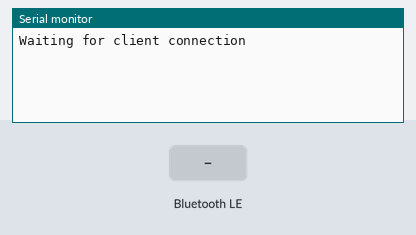
Simulated run of this sketch. Board: ESP32. Shown: the last lines printed to the serial monitor. The test bench sets the inputs (shaded band). Nothing arrives over Bluetooth unless stated; a phone connects over Bluetooth LE 3 s after start.

Above: at 1.2 s.
1.3 s: Bluetooth LE write "5" received
At 2.5 s:
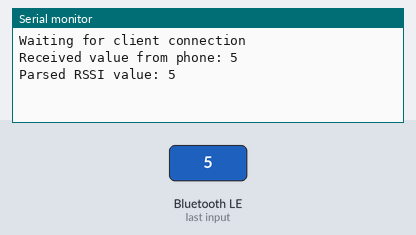
2.8 s: Bluetooth LE write "90" received
At 2.98 s:
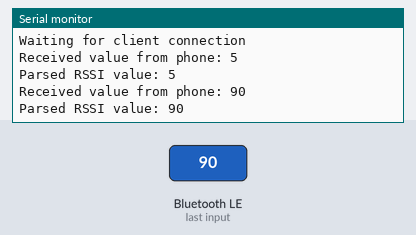
4.5 s: Bluetooth LE write "200" received
At 5.3 s:
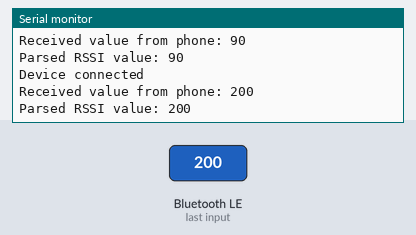

Measured:
- after the input at 1.3 s, the serial monitor: prints a new line after 0.05 s (image 1)
- after the input at 2.8 s, the serial monitor: prints a new line after 0.05 s (image 2)
- after the input at 4.5 s, the serial monitor: prints a new line after 0.05 s (image 3)

The sketch:

3d_Space_Locator.ino
```cpp
#include <Arduino.h>
#include <BLEDevice.h>
#include <BLEServer.h>
#include <BLEUtils.h>
#include <BLE2902.h>

#define SERVICE_UUID        "4fafc201-1fb5-459e-8fcc-c5c9c331914b"
#define CHARACTERISTIC_UUID "beb5483f-36e1-4688-b7f5-ea07361b26a8"

BLEServer *pServer = NULL;
BLECharacteristic *pCharacteristic = NULL;
bool deviceConnected = false;

float calculateDistance(int);

class MyServerCallbacks : public BLEServerCallbacks {
  void onConnect(BLEServer* pServer) {
    deviceConnected = true;
    Serial.println("Device connected");
  }

  void onDisconnect(BLEServer* pServer) {
    deviceConnected = false;
    Serial.println("Device disconnected");
  }
};

class MyCallbacks : public BLECharacteristicCallbacks {
  void onWrite(BLECharacteristic *pCharacteristic) {
    String value = pCharacteristic->getValue().c_str();  // Get the value as Arduino String

    // Process the received value
    Serial.print("Received value from phone: ");
    Serial.println(value);

    // Convert the received value to an integer (assuming it's a valid dBm value)
    int rssi;
    if (value.toInt() != 0 || value.toInt()<0) {
      rssi = value.toInt();
      Serial.print("Parsed RSSI value: ");
      Serial.println(rssi);
      // Process the RSSI value as needed for your application
    }
     else {
      Serial.println("Invalid RSSI value received.");
    }
  }
};


float calculateDistance(int rssi) {
    const float A = -69;  // RSSI at 1 meter
    const float n = 2.0;  // Path loss exponent
    return pow(10, (A - rssi) / (10 * n));
}

void setup() {
  Serial.begin(115200);
  BLEDevice::init("ESP32_Sphere_1");

  BLEServer *pServer = BLEDevice::createServer();
  pServer->setCallbacks(new MyServerCallbacks());

  BLEService *pService = pServer->createService(SERVICE_UUID);

  BLECharacteristic *pCharacteristic = pService->createCharacteristic(
    CHARACTERISTIC_UUID,
    BLECharacteristic::PROPERTY_WRITE
  );
  pCharacteristic->setCallbacks(new MyCallbacks());

  pService->start();
  BLEAdvertising *pAdvertising = pServer->getAdvertising();
  pAdvertising->start();

  Serial.println("Waiting for client connection");
}

void loop() {
}
```
